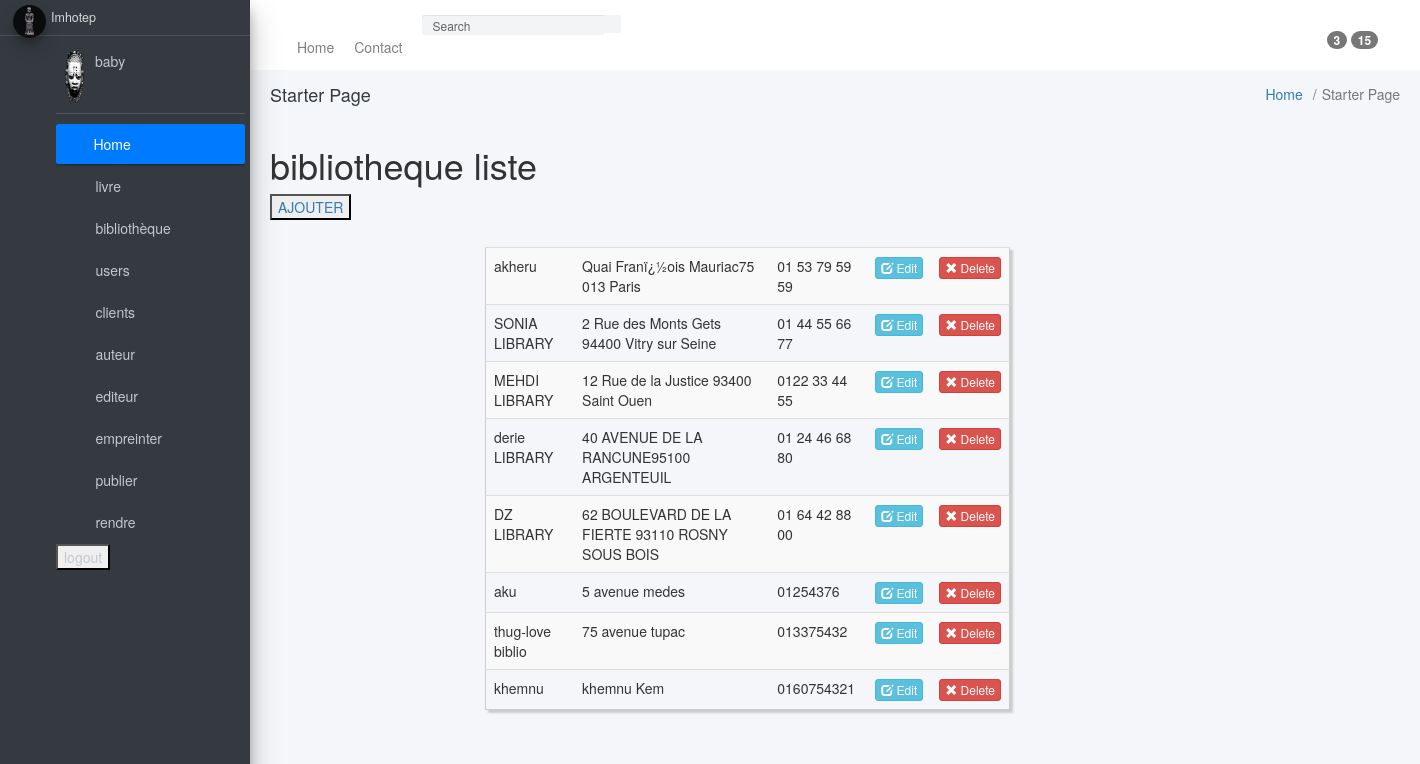
Screenshot of /admin/starter.php?page=bibliolist (signed in) with the database file from the repository.
### tables this page shows
CREATE TABLE `bibliotheque` (
  `id_bibliotheque` int(11) NOT NULL,
  `nom` varchar(200) NOT NULL,
  `adresse` varchar(200) NOT NULL,
  `telephone` varchar(15) NOT NULL
);

### bibliotheque/bibliolist.php (the view, shortened to what this page needs)
<?php
include "../includes/connexiondb.php";
include "../includes/define.php";
?>
<!DOCTYPE html>
<html>
    <head>
		<link href="//netdna.bootstrapcdn.com/bootstrap/3.0.0/css/bootstrap.min.css" rel="stylesheet" id="bootstrap-css">
        <link rel="stylesheet" href="../css/tabl.css"/>
    </head>
    <body>
        <h1>bibliotheque liste</h1>
        <a id="create" href="?page=formcreatebiblio"><button>AJOUTER</button></a>
        <div class="container">
            <div class="row col-md-6 col-md-offset-2 custyle">
                <table class="table table-striped custab">
    <?php
                    try{
                        $sth = $dbco->prepare("SELECT * FROM bibliotheque");
                        $sth->execute();
                        $result = $sth->fetchAll(PDO::FETCH_ASSOC);
				        foreach ($result as $row => $bibliotheque) {
                            echo "<tr>";
						    echo "<td>".$bibliotheque['nom']."</td>";
						    echo "<td>".$bibliotheque['adresse']."</td>";
						    echo "<td>".$bibliotheque['telephone']."</td>";
						    echo "<td><a class='btn btn-info btn-xs' href='starter.php?page=formcreatebiblio&id=".$bibliotheque['id_bibliotheque']."'>
                            <span class='glyphicon glyphicon-edit'></span> Edit</a>";
                            $deletepage=$route['deletebiblio'];
						    echo "<td> <a class='btn btn-danger btn-xs' href='$deletepage?id=".$bibliotheque['id_bibliotheque']."'>
                            <span class='glyphicon glyphicon-remove'></span> Delete</a>";
					        echo "</tr>";
				}
			             echo "</table>";
            }
            catch(PDOException $e){
                echo "Erreur : " . $e->getMessage();
            }
                     ?>
           </div>
        </div>
    </body>
</html>

### css/user.css (style rules this page uses)
html { padding:0; margin:0; }
body { font-size:62.5%; margin:0px; padding:0px; font-family:verdana,sans-serif; }

### css/tabl.css (style rules this page uses)
.custab { border: 1px solid #ccc; padding: 5px; margin: 5% 0; box-shadow: 3px 3px 2px #ccc; transition: 0.5s; }

### rows the page displays
bibliotheque: nom "akheru", adresse "Quai Franï¿½ois Mauriac75 013 Paris", telephone "01 53 79 59 59"
bibliotheque: nom "SONIA LIBRARY", adresse "2 Rue des Monts Gets 94400 Vitry sur Seine", telephone "01 44 55 66 77"
bibliotheque: nom "MEHDI LIBRARY", adresse "12 Rue de la Justice 93400 Saint Ouen", telephone "0122 33 44 55"
bibliotheque: nom "derie LIBRARY", adresse "40 AVENUE DE LA RANCUNE95100 ARGENTEUIL", telephone "01 24 46 68 80"
bibliotheque: nom "DZ LIBRARY", adresse "62 BOULEVARD DE LA FIERTE 93110 ROSNY SOUS BOIS", telephone "01 64 42 88 00"
bibliotheque: nom "aku", adresse "5 avenue medes", telephone "01254376"
bibliotheque: nom "thug-love biblio", adresse "75 avenue tupac", telephone "013375432"
bibliotheque: nom "khemnu", adresse "khemnu Kem", telephone "0160754321"

### other values shown
$_SESSION["user_firstname"] "baby"
